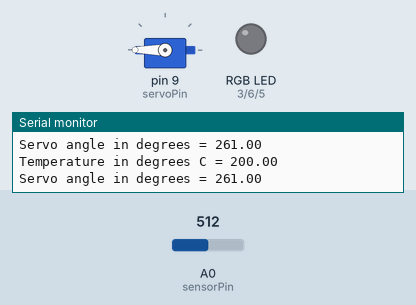
This sketch was run on a simulated Arduino Uno, built with avr-gcc and run on an emulated ATmega328P. Shown: servo, an RGB LED mixed from three pins (HIGH = lit), the last lines printed to the serial monitor. Inputs (shaded band) come from the test bench; at power-on: A0 (sensorPin) = 512.

Above: at 1.8 s.
1.9 s: A0 (sensorPin) set to 306
At 3.2 s:
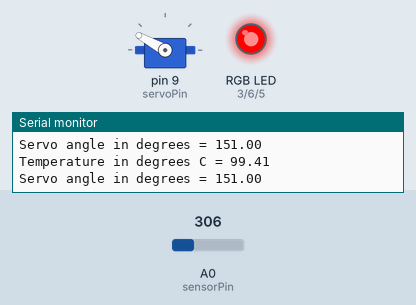
3.5 s: A0 (sensorPin) set to 122
At 5.0 s:
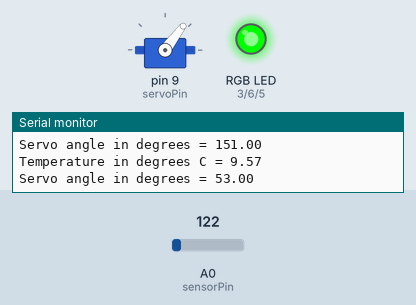
5.5 s: A0 (sensorPin) set to 70
At 6.6 s:
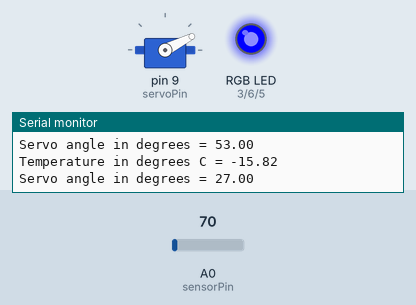
7.5 s: A0 (sensorPin) set to 90
At 9.2 s:
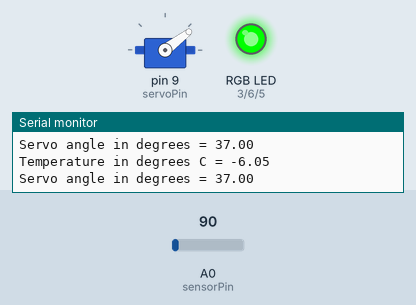
9.5 s: A0 (sensorPin) set to 135
At 11.1 s:
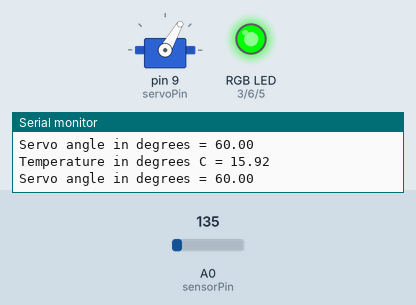
11.5 s: A0 (sensorPin) set to 40
At 12.7 s:
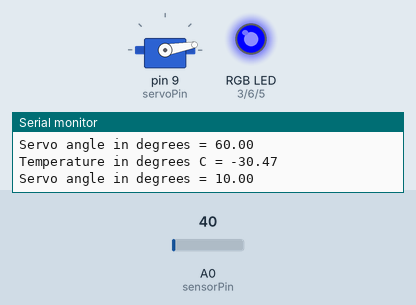
Timing chart, 0 to 14.5 s (numbered marks = the images above; inputs shaded):
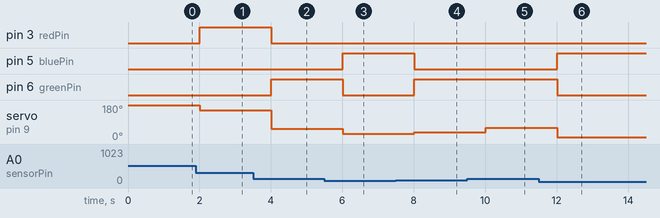

Measured:
- after the input at 1.9 s, pin 3 (redPin): LOW → HIGH after 0.10 s; servo on pin 9 (servoPin): 180° → 151° after 0.10 s
- after the input at 3.5 s, pin 3 (redPin): HIGH → LOW after 0.51 s; pin 6 (greenPin): LOW → HIGH after 0.51 s; servo on pin 9 (servoPin): 151° → 53° after 0.51 s
- after the input at 5.5 s, pin 5 (bluePin): LOW → HIGH after 0.51 s; pin 6 (greenPin): HIGH → LOW after 0.51 s; servo on pin 9 (servoPin): 53° → 27° after 0.51 s
- after the input at 7.5 s, pin 5 (bluePin): HIGH → LOW after 0.51 s; pin 6 (greenPin): LOW → HIGH after 0.51 s; servo on pin 9 (servoPin): 27° → 37° after 0.51 s
- after the input at 9.5 s, servo on pin 9 (servoPin): 37° → 60° after 0.52 s
- after the input at 11.5 s, pin 5 (bluePin): LOW → HIGH after 0.52 s; pin 6 (greenPin): HIGH → LOW after 0.52 s; servo on pin 9 (servoPin): 60° → 10° after 0.52 s

The sketch:

code.ino
```cpp
#include <Servo.h>

// C++ code
//

Servo servo;
int sensorPin = A0;
int redPin = 3;
int greenPin = 6;
int bluePin = 5;
int servoPin = 9;

void setup()
{

  Serial.begin(9600);
  pinMode(redPin, OUTPUT);
  pinMode(greenPin, OUTPUT);
  pinMode(bluePin, OUTPUT);
  servo.attach(servoPin);

}

void loop()
{

  // Converting voltage reading into temperature in degrees C
  int reading = analogRead(sensorPin);
  float volt = reading * 5.0; volt /= 1024.0;
  float temp = (volt - 0.5) * 100;
  Serial.print("\nTemperature in degrees C = "); Serial.print(temp);

  // Changing the RGB LED colour depening on the temperature
  // blue
  if (-40 <= temp && temp <= -10) {
    analogWrite(redPin,0);
    analogWrite(greenPin,0);
    analogWrite(bluePin,255);
  }

  // green
  if (-10 < temp && temp <= 20) {
    analogWrite(redPin,0);
    analogWrite(greenPin,255);
    analogWrite(bluePin,0);
  }

  // yellow
  if (20 < temp && temp <= 50) {
    analogWrite(redPin,255);
    analogWrite(greenPin,255);
    analogWrite(bluePin,0);
  }

  // purple
  if (50 < temp && temp <= 80) {
    analogWrite(redPin,255);
    analogWrite(greenPin,0);
    analogWrite(bluePin,255);
  }

  // red
  if (80 < temp && temp <= 110) {
    analogWrite(redPin,255);
    analogWrite(greenPin,0);
    analogWrite(bluePin,0);
  }

  // white
  if (110 < temp && temp <= 125) {
    analogWrite(redPin,255);
    analogWrite(greenPin,255);
    analogWrite(bluePin,255);
  }

  // The following are used as minimum and maximum values
  // minimum temperature = -40 degrees Celsius
  // maximum temperature = 125 degrees Celsius
  // minimum servo angle = 0 degrees
  // maximum servo angle = 180 degrees

  // mapping the servo motor angle to temp value
  float angle = map(temp, -40, 125, 0, 180);
  servo.write(angle);
  Serial.print("\nServo angle in degrees = "); Serial.print(angle);

  delay(1000);

}
```
